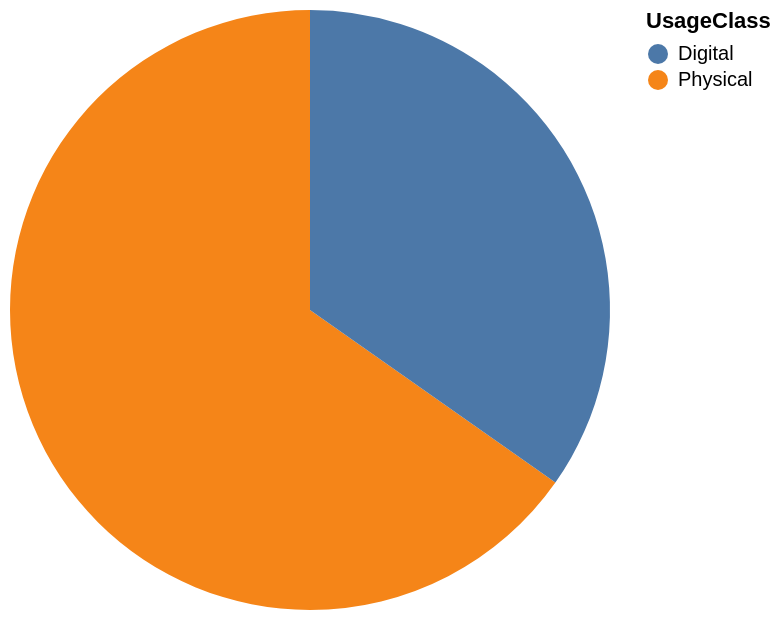

Notebook cell for this chart:
### Markdown cell above
### Adding a click function to the legend the change opacity in the chart

### Code cell
selection = alt.selection_point(fields=['UsageClass'], bind='legend')
alt.Chart(source1).mark_arc().encode(
    theta="counts",
    color="UsageClass",
    opacity=alt.condition(selection, alt.value(1), alt.value(0.2))
).add_params(
    selection
)

### Figure 1 — Vega-Lite specification as saved in the notebook (floating-point values rounded to 4 significant figures)
{"config": {"view": {"continuousWidth": 300, "continuousHeight": 300}}, "data": {"name": "data-c06d9eac6ccde79ac1894d2b62709844"}, "mark": {"type": "arc"}, "encoding": {"color": {"field": "UsageClass", "type": "nominal"}, "opacity": {"condition": {"param": "param_e17cbbc31b531598", "value": 1}, "value": 0.2}, "theta": {"field": "counts", "type": "quantitative"}}, "params": [{"name": "param_e17cbbc31b531598", "select": {"type": "point", "fields": ["UsageClass"]}, "bind": "legend"}], "$schema": "https://vega.github.io/schema/vega-lite/v6.1.0.json", "datasets": {"data-c06d9eac6ccde79ac1894d2b62709844": [{"UsageClass": "Physical", "counts": 184181}, {"UsageClass": "Digital", "counts": 98106}]}}
